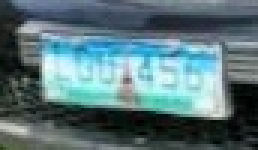
#> input picture debug_ocr/1_bbox0_crop.jpg, 86 x 50 px (shown 3 times larger)
$ python -i main.py   (imports and definitions only)
#> lines starting #> are read from the running program, lines starting #| are printed output that depends on the picture; after the words box and inside, x2 and y2 are one past the last pixel; in counts of white or black regions, pixels touching at a corner belong together
from __future__ import annotations

from dataclasses import dataclass
import re
from pathlib import Path
from typing import Optional

import cv2
import numpy as np
import pytesseract


@dataclass(frozen=True)
class BBox:
    x1: int
    y1: int
    x2: int
    y2: int
    conf: Optional[float] = None


_PLATE_RE = re.compile(r"^[A-Z]{3,4}\d{3,4}$")
_NON_ALNUM_RE = re.compile(r"[^A-Z0-9]")


# [59 lines left out: functions normalize_plate, _clamp_bbox, crop_plate, not called in this run]


def _preprocess_for_tesseract(crop_bgr: np.ndarray, *, invert: bool) -> np.ndarray:
    """
    Preprocess crop to a high-contrast binary image.
    Using a couple of preprocessing variants (invert on/off) improves robustness.
    """
    gray = cv2.cvtColor(crop_bgr, cv2.COLOR_BGR2GRAY)

    # Scale up for Tesseract; improves small-font recognition.
    scale = 2.5
    gray = cv2.resize(
        gray,
        dsize=None,
        fx=scale,
        fy=scale,
        interpolation=cv2.INTER_CUBIC,
    )

    # Reduce noise while preserving edges.
    gray = cv2.bilateralFilter(gray, d=7, sigmaColor=50, sigmaSpace=50)

    # Otsu binarization + optional inversion.
    _, th_otsu = cv2.threshold(gray, 0, 255, cv2.THRESH_BINARY + cv2.THRESH_OTSU)
    th = cv2.bitwise_not(th_otsu) if invert else th_otsu

    # Morphology to connect character strokes.
    kernel = np.ones((3, 3), np.uint8)
    th = cv2.morphologyEx(th, cv2.MORPH_CLOSE, kernel, iterations=1)
    return th


# [27 lines left out: function _preprocess_adaptive, not called in this run]


def _tesseract_ocr(bin_img: np.ndarray) -> str:
    # Try multiple PSM modes; different plate layouts can benefit from different settings.
    whitelist = "ABCDEFGHIJKLMNOPQRSTUVWXYZ0123456789"
    results: list[str] = []
    for psm in (6, 7, 8, 10, 11, 13):
        config = f"--oem 3 --psm {psm} -c tessedit_char_whitelist={whitelist}"
        try:
            text = pytesseract.image_to_string(bin_img, config=config)
        except Exception:
            text = ""
        results.append(normalize_plate(text))

    # Return the best candidate among those PSM tries.
    best = ""
    best_score = -10**9
    for r in results:
        s = _score_candidate(r)
        if s > best_score:
            best_score = s
            best = r
    return best


# [73 lines left out: functions _preprocess_gray_clahe, _score_candidate, ocr_plate_from_bbox, not called in this run]


def ocr_plate_image(image_bgr: np.ndarray) -> str:
    """
    Fallback OCR for callers that already cropped the plate image.
    """
    if image_bgr is None or image_bgr.size == 0:
        return ""

    # Similar preprocessing as bbox flow, but operate directly on the crop.
    candidates = []
    for invert in (False, True):
        proc = _preprocess_for_tesseract(image_bgr, invert=invert)
        candidates.append(_tesseract_ocr(proc))

    best = ""
    best_score = -10**9
    for c in candidates:
        s = _score_candidate(c)
        if s > best_score:
            best_score = s
            best = c
    return best

>>> import cv2
>>> picture = cv2.imread('../debug_ocr/1_bbox0_crop.jpg')
#> picture is the input picture: shape (50, 86, 3); mean B, G, R 122.3, 116.7, 89.4
#> the loop in ocr_plate_image, `for invert in (False, True):` made 1 pass
#> pass 1, in _preprocess_for_tesseract, `gray = cv2.cvtColor(crop_bgr, cv2.COLOR_BGR2GRAY)`:
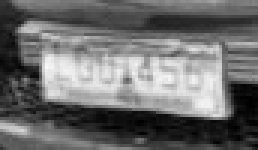
#> gray: shape (50, 86) (shown 3 times larger); min 0, max 250, mean 109.2
#> pass 1, in _preprocess_for_tesseract, `gray = cv2.resize( gray, dsize=None, fx=scale, fy=scale, interpolation..`:
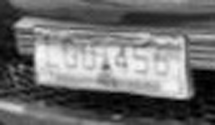
#> gray: shape (125, 215); min 0, max 253, mean 109.2
#> pass 1, in _preprocess_for_tesseract, `_, th_otsu = cv2.threshold(gray, 0, 255, cv2.THRESH_BINARY + cv2.THRES..`:
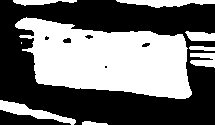
#> th_otsu: shape (125, 215); 43.4% white; 9 white regions (1 under 20 px), largest, box (x1, y1, x2, y2) and area: (15, 17, 192, 99) 9649, (0, 100, 76, 125) 613, (116, 0, 215, 8) 491
#> after the loop in ocr_plate_image, `for invert in (False, True):`:
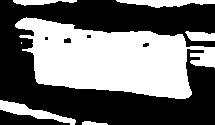
#> proc: shape (125, 215); 43.7% white; 7 white regions (1 under 20 px), largest, box (x1, y1, x2, y2) and area: (15, 17, 215, 99) 10107, (0, 100, 76, 125) 615, (116, 0, 215, 8) 491, (185, 31, 215, 41) 234, (13, 0, 77, 6) 230, (82, 121, 108, 125) 72
#> after the loop in ocr_plate_image, `for invert in (False, True):`: candidates = []
#> (the run stopped early here; a loop or call above may not have finished)

$ run again, on debug_ocr/3_bbox0_crop.jpg
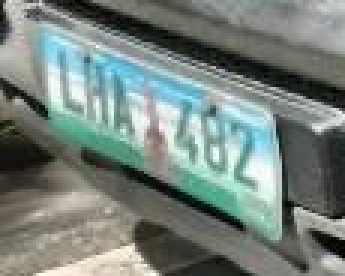
#> input picture debug_ocr/3_bbox0_crop.jpg, 115 x 92 px (shown 3 times larger)
#> picture is the input picture: shape (92, 115, 3); mean B, G, R 124.9, 130.7, 118.9
#> the loop in ocr_plate_image, `for invert in (False, True):` made 1 pass
#> pass 1, in _preprocess_for_tesseract, `_, th_otsu = cv2.threshold(gray, 0, 255, cv2.THRESH_BINARY + cv2.THRES..`:
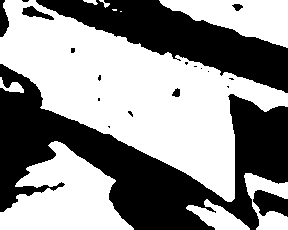
#> th_otsu: shape (230, 288); 56.3% white; 19 black regions (12 under 20 px), largest, box (x1, y1, x2, y2) and area: (0, 64, 288, 230) 18563, (36, 0, 288, 93) 9161, (253, 190, 288, 217) 622
#> after the loop in ocr_plate_image, `for invert in (False, True):`:
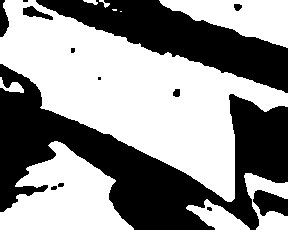
#> proc: shape (230, 288); 56.5% white; 13 black regions (4 under 20 px), largest, box (x1, y1, x2, y2) and area: (0, 64, 288, 230) 18475, (36, 0, 288, 93) 9139, (253, 190, 288, 216) 619
#> after the loop in ocr_plate_image, `for invert in (False, True):`: candidates = []

$ run again, on debug_ocr/3_bbox1_crop.jpg
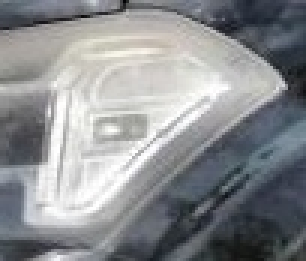
#> input picture debug_ocr/3_bbox1_crop.jpg, 102 x 87 px (shown 3 times larger)
#> picture is the input picture: shape (87, 102, 3); mean B, G, R 144.1, 141.5, 139.2
#> the loop in ocr_plate_image, `for invert in (False, True):` made 1 pass
#> pass 1, in _preprocess_for_tesseract, `gray = cv2.resize( gray, dsize=None, fx=scale, fy=scale, interpolation..`:
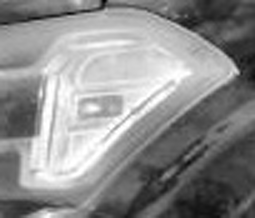
#> gray: shape (218, 255); min 0, max 255, mean 141
#> pass 1, in _preprocess_for_tesseract, `_, th_otsu = cv2.threshold(gray, 0, 255, cv2.THRESH_BINARY + cv2.THRES..`:
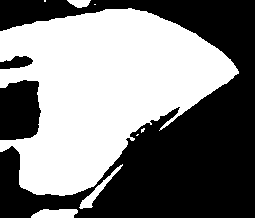
#> th_otsu: shape (218, 255); 49.6% white; 8 white regions (4 under 20 px), largest, box (x1, y1, x2, y2) and area: (0, 8, 239, 196) 26724, (31, 209, 78, 218) 354, (79, 164, 123, 209) 334, (67, 0, 91, 8) 134
#> after the loop in ocr_plate_image, `for invert in (False, True):`: candidates = []
